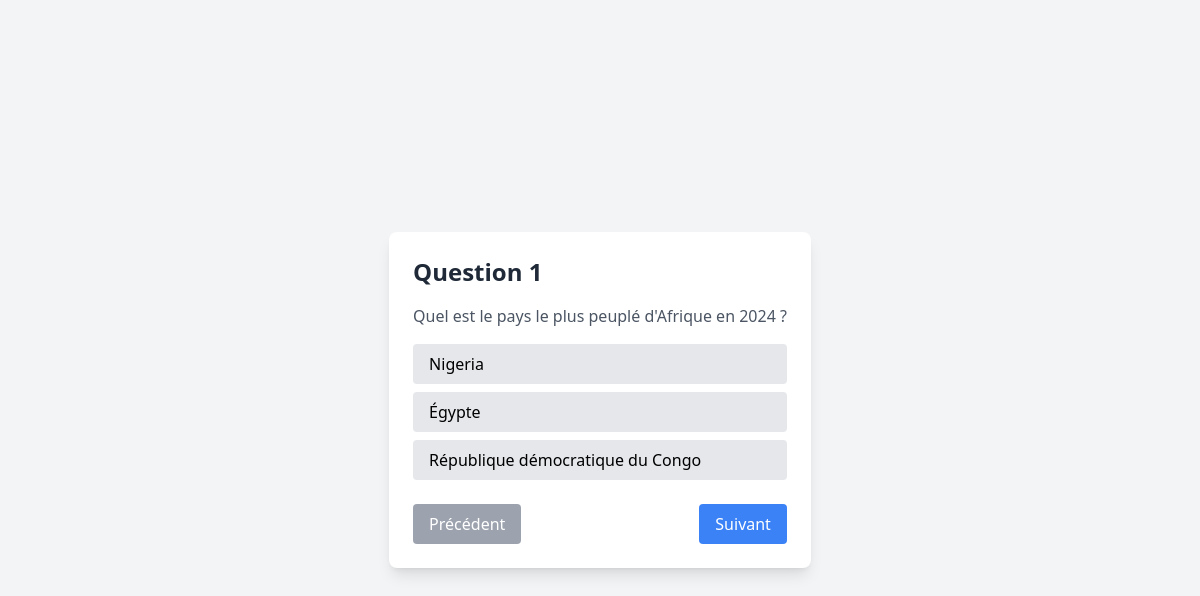
Screenshot of /home/questionnaires/1/questions/ with the database file from the repository.
### quiz/models.py (models this page shows, shortened)
class Question(models.Model):
    id_question = models.AutoField(primary_key=True)
    texte = models.TextField()
    questionnaire = models.ForeignKey(
        Questionnaire, on_delete=models.CASCADE, related_name="questions"
    )

class Choix(models.Model):
    id_choix = models.AutoField(primary_key=True)
    texte = models.CharField(max_length=255)
    est_correct = models.BooleanField(default=False)
    question = models.ForeignKey(
        Question, on_delete=models.CASCADE, related_name="choix"
    )

### quiz/views.py (the view)
# urls.py: path("questionnaires/<int:questionnaire_id>/questions/", views.questions_by_questionnaire, name="questions_by_questionnaire"),
def questions_by_questionnaire(request, questionnaire_id):
    questionnaire = get_object_or_404(Questionnaire, id_questionnaire=questionnaire_id)
    questions = questionnaire.questions.prefetch_related('choix').all()
    return render(request, "questions/questions.html", {
        "questionnaire": questionnaire,
        "questions": questions,
    })

### quiz/templates/questions/questions.html (shortened to what this page needs)
<!DOCTYPE html>
<html lang="fr">
<head>
  <script src="https://cdn.tailwindcss.com"></script>
</head>
<body class="bg-gray-100 min-h-screen flex flex-col justify-center items-center">
  <div class="max-w-lg bg-white shadow-lg rounded-lg p-6 relative">
    {% for question in questions %}
      <div class="question" id="question-{{ forloop.counter }}" style="display: {% if forloop.first %}block{% else %}none{% endif %};">
        <h1 class="text-2xl font-bold text-gray-800 mb-4">Question {{ question.id_question }}</h1>
        <p class="text-gray-600 mb-4" id="question">{{ question.texte }}</p>
        <ul class="space-y-2">
          {% for choix in question.choix.all %}
            <li>
              <button
                class="block w-full bg-gray-200 hover:bg-gray-300 text-left px-4 py-2 rounded"
                onclick="checkAnswer(this, {{ choix.est_correct|yesno:'true,false' }}, {{ forloop.parentloop.counter }})">
                {{ choix.texte }}
              </button>
            </li>
          {% endfor %}
        </ul>
      </div>
    {% endfor %}
    <div class="navigation flex justify-between mt-6">
      <button id="prev" onclick="prevQuestion()" disabled class="bg-gray-400 text-white py-2 px-4 rounded hover:bg-gray-500">
        Précédent
      </button>
      <button id="next" onclick="nextQuestion()" class="bg-blue-500 text-white py-2 px-4 rounded hover:bg-blue-600">
        Suivant
      </button>
    </div>
  </div>
</body>
</html>

### rows the page displays
Question: id_question "1", texte "Quel est le pays le plus peuplé d'Afrique en 2024 ?"
Choix: texte "Nigeria"
Choix: texte "Égypte"
Choix: texte "République démocratique du Congo"
